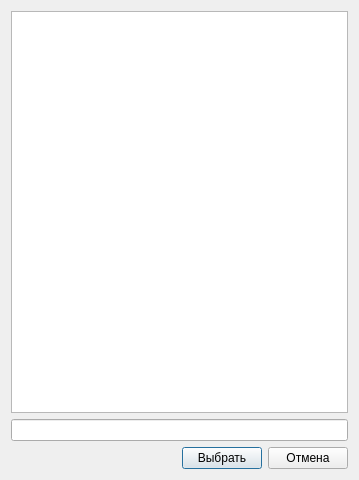
<?xml version="1.0" encoding="UTF-8"?>
<ui version="4.0">
 <class>IBindDialog</class>
 <widget class="QDialog" name="IBindDialog">
  <property name="geometry">
   <rect>
    <x>0</x>
    <y>0</y>
    <width>359</width>
    <height>480</height>
   </rect>
  </property>
  <property name="windowTitle">
   <string>Выберите сигнал для привязки</string>
  </property>
  <layout class="QVBoxLayout" name="verticalLayout">
   <item>
    <widget class="QTreeView" name="projTree">
     <attribute name="headerVisible">
      <bool>false</bool>
     </attribute>
    </widget>
   </item>
   <item>
    <widget class="QLineEdit" name="editSignalName"/>
   </item>
   <item>
    <layout class="QHBoxLayout" name="horizontalLayout">
     <item>
      <spacer name="horizontalSpacer">
       <property name="orientation">
        <enum>Qt::Horizontal</enum>
       </property>
       <property name="sizeHint" stdset="0">
        <size>
         <width>40</width>
         <height>20</height>
        </size>
       </property>
      </spacer>
     </item>
     <item>
      <widget class="QPushButton" name="btnSelect">
       <property name="text">
        <string>Выбрать</string>
       </property>
      </widget>
     </item>
     <item>
      <widget class="QPushButton" name="btnCancel">
       <property name="text">
        <string>Отмена</string>
       </property>
      </widget>
     </item>
    </layout>
   </item>
  </layout>
 </widget>
 <layoutdefault spacing="6" margin="11"/>
 <resources/>
 <connections/>
</ui>
